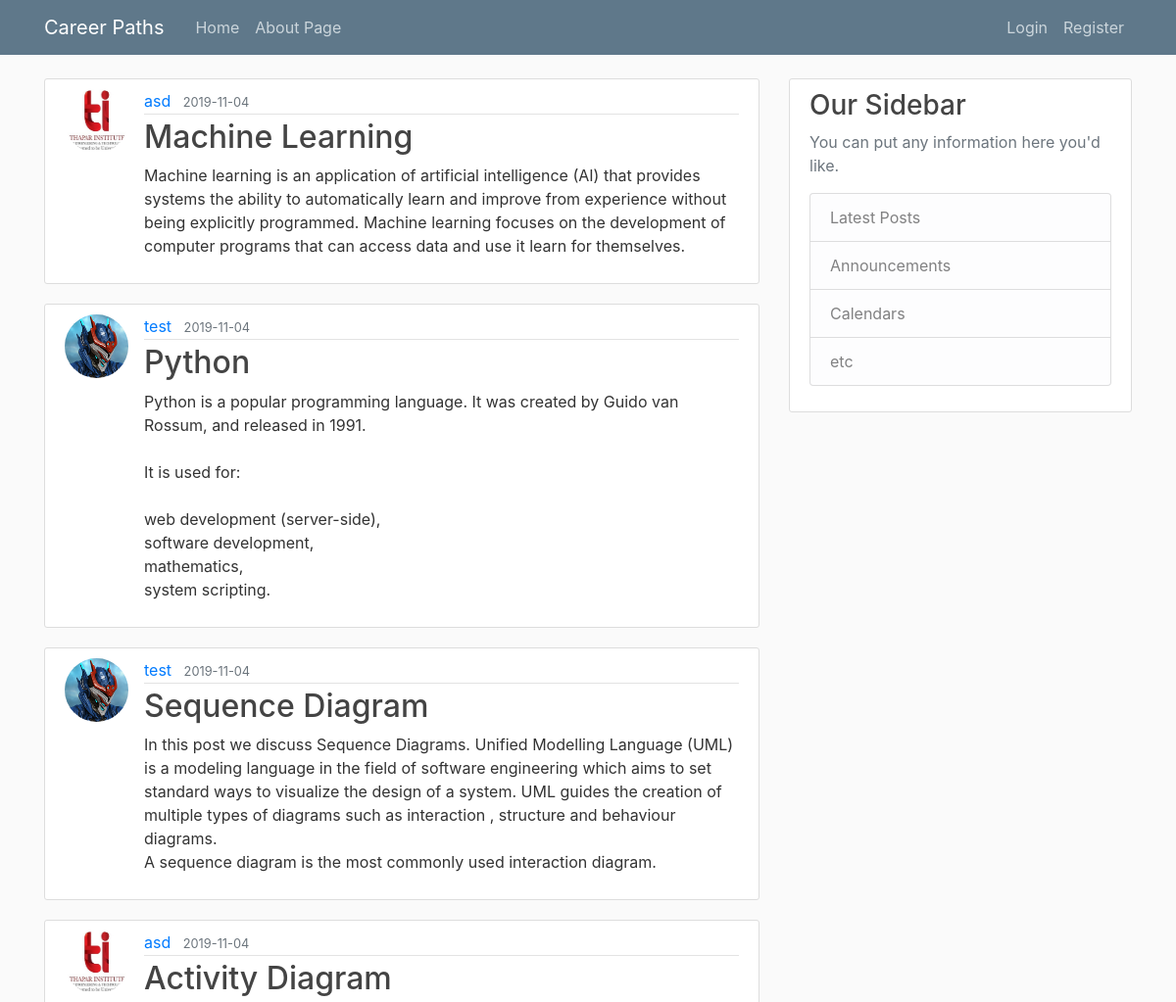
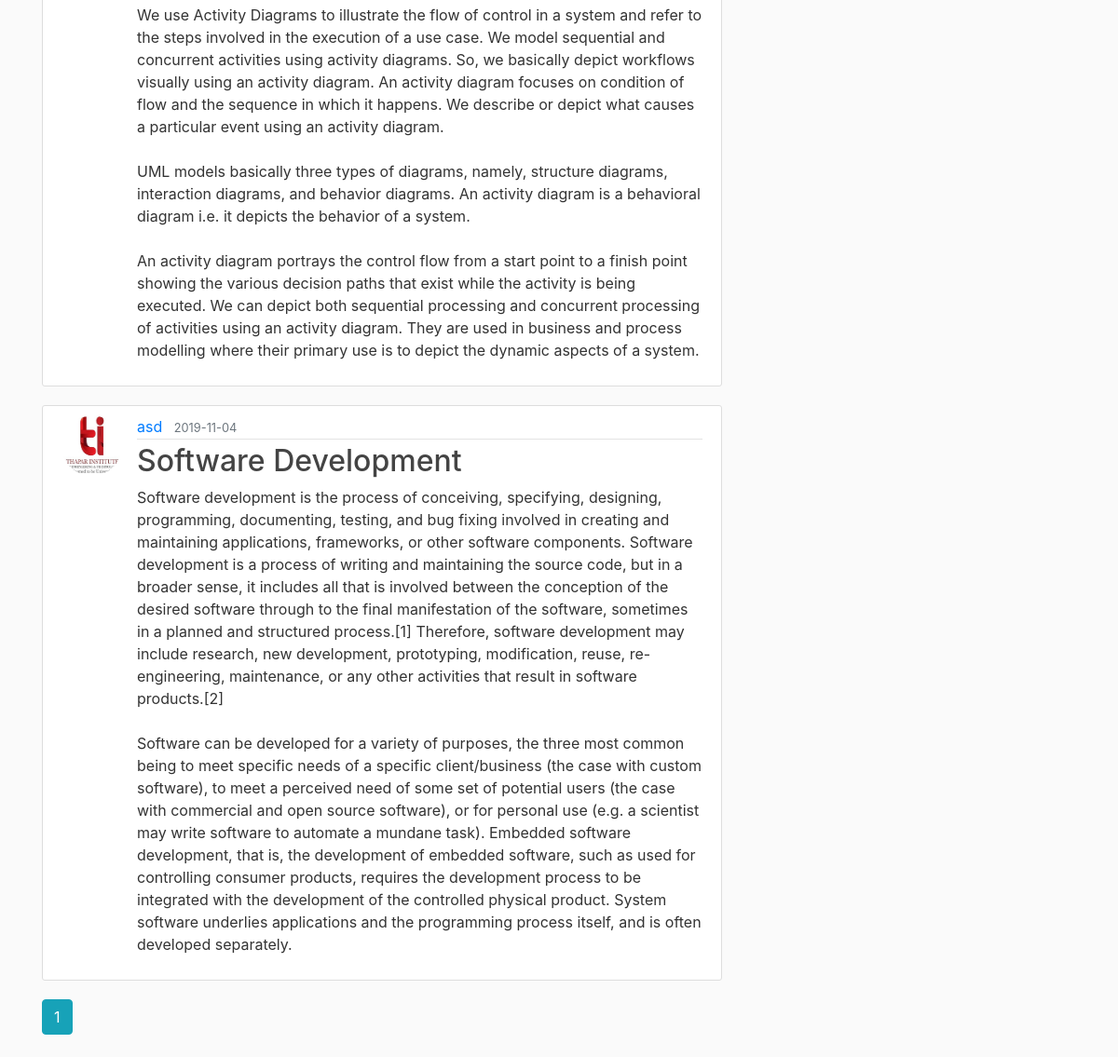
The page /home on the database its author committed (2 pictures, top to bottom).
### lapp/models.py (models this page shows, shortened)
class Post(db.Model):
    id = db.Column(db.Integer, primary_key=True)
    title = db.Column(db.String(100), nullable=False)
    date_posted = db.Column(db.DateTime, nullable=False, default=datetime.utcnow)
    content = db.Column(db.Text, nullable=False)
    user_id = db.Column(db.Integer, db.ForeignKey('user.id'), nullable=False)

class User(db.Model, UserMixin):
    id = db.Column(db.Integer, primary_key=True)
    username = db.Column(db.String(20), unique=True, nullable=False)
    email = db.Column(db.String(120), unique=True, nullable=False)
    image_file = db.Column(db.String(20), nullable=False, default='default.jpg')
    password = db.Column(db.String(60), nullable=False)
    posts = db.relationship('Post', backref='author', lazy=True)

### lapp/routes.py (the view)
@app.route("/")
@app.route("/home")
def home():
    page = request.args.get('page', 1, type=int)
    posts = Post.query.order_by(Post.date_posted.desc()).paginate(page=page, per_page=5)
    return render_template('home.html', posts=posts)

### lapp/templates/home.html
{% extends "layout.html" %}
{% block content %}
    {% for post in posts.items %}
        <article class="media content-section">
          <img class="rounded-circle article-img" src="{{ url_for('static', filename='profile_pics/' + post.author.image_file) }}">
          <div class="media-body">
            <div class="article-metadata">
              <a class="mr-2" href="{{ url_for('user_posts', username=post.author.username) }}">{{ post.author.username }}</a>
              <small class="text-muted">{{ post.date_posted.strftime('%Y-%m-%d') }}</small>
              </div>
              <h2><a class="article-title" href="{{ url_for('post', post_id=post.id) }}">{{ post.title }}</a></h2>
              <p class="article-content">{{ post.content }}</p>
            </div>
          </article>
    {% endfor %}
    {% for page_num in posts.iter_pages(left_edge=1, right_edge=1, left_current=1, right_current=2) %}
      {% if page_num %}
        {% if posts.page == page_num %}
          <a class="btn btn-info mb-4" href="{{ url_for('home', page=page_num) }}">{{ page_num }}</a>
        {% else %}
          <a class="btn btn-outline-info mb-4" href="{{ url_for('home', page=page_num) }}">{{ page_num }}</a>
        {% endif %}
      {% else %}
        ...
      {% endif %}
    {% endfor %}
{% endblock content %}

### lapp/static/main.css (style rules this page uses)
body { background: #fafafa; color: #333333; margin-top: 5rem; }
h1, h2, h3, h4, h5, h6 { color: #444444; }
.content-section { background: #ffffff; padding: 10px 20px; border: 1px solid #dddddd; border-radius: 3px; margin-bottom: 20px; }
.article-title { color: #444444; }
.article-content { white-space: pre-line; }
.article-img { height: 65px; width: 65px; margin-right: 16px; }
.article-metadata { padding-bottom: 1px; margin-bottom: 4px; border-bottom: 1px solid #e3e3e3 }

### rows shown on the page
Post: image_file (placeholder picture), author.username "asd", date_posted "2019-11-04", title "Machine Learning", content "Machine learning is an application of artificial intelligence (AI) that provides systems the ability to automatically learn and improve from experience without being explicitly programmed. Machine learning focuses on the development of computer programs that can access data and use it learn for themselves."
Post: image_file (picture), author.username "test", date_posted "2019-11-04", title "Python", content "Python is a popular programming language. It was created by Guido van Rossum, and released in 1991. It is used for: web development (server-side), software development, mathematics, system scripting."
Post: image_file (picture), author.username "test", date_posted "2019-11-04", title "Sequence Diagram", content "In this post we discuss Sequence Diagrams. Unified Modelling Language (UML) is a modeling language in the field of software engineering which aims to set standard ways to visualize the design of a system. UML guides the creation of multiple types of diagrams such as interaction , structure and behaviour diagrams. A sequence diagram is the most commonly used interaction diagram."
Post: image_file (placeholder picture), author.username "asd", date_posted "2019-11-04", title "Activity Diagram", content "We use Activity Diagrams to illustrate the flow of control in a system and refer to the steps involved in the execution of a use case. We model sequential and concurrent activities using activity diagrams. So, we basically depict workflows visually using an activity diagram. An activity diagram focuses on condition of flow and the sequence in which it happens. We describe or depict what causes a particular event using an activity diagram. UML models basically three types of diagrams, namely, structure diagrams, interaction diagrams, and behavior diagrams. An activity diagram is a behavioral diagram i.e. it depicts the behavior of a system. An activity diagram portrays the control flow from…"
Post: image_file (placeholder picture), author.username "asd", date_posted "2019-11-04", title "Software Development", content "Software development is the process of conceiving, specifying, designing, programming, documenting, testing, and bug fixing involved in creating and maintaining applications, frameworks, or other software components. Software development is a process of writing and maintaining the source code, but in a broader sense, it includes all that is involved between the conception of the desired software through to the final manifestation of the software, sometimes in a planned and structured process.[1] Therefore, software development may include research, new development, prototyping, modification, reuse, re-engineering, maintenance, or any other activities that result in software products.[2]…"

### other values the page prints
{{ page_num }} "1"
